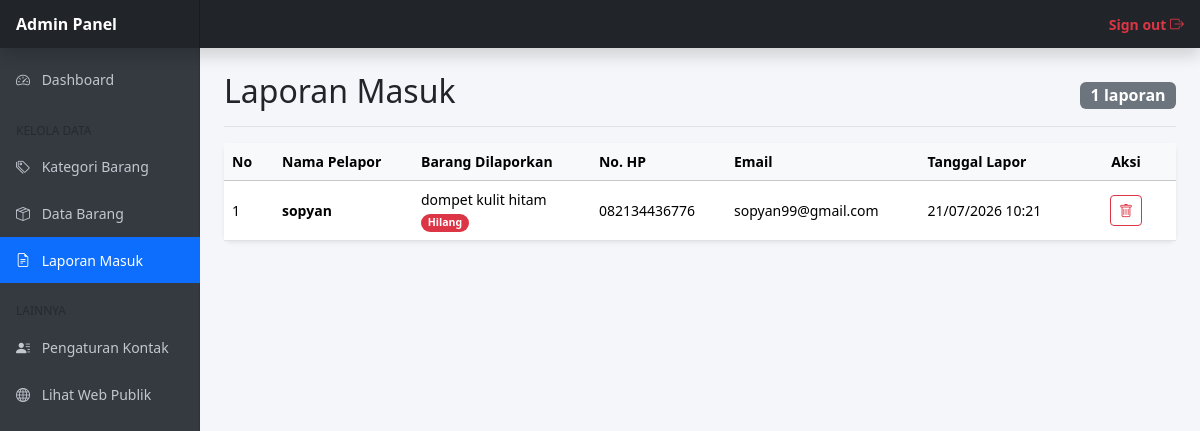
Before: /admin/laporan (signed in) with the older database file.
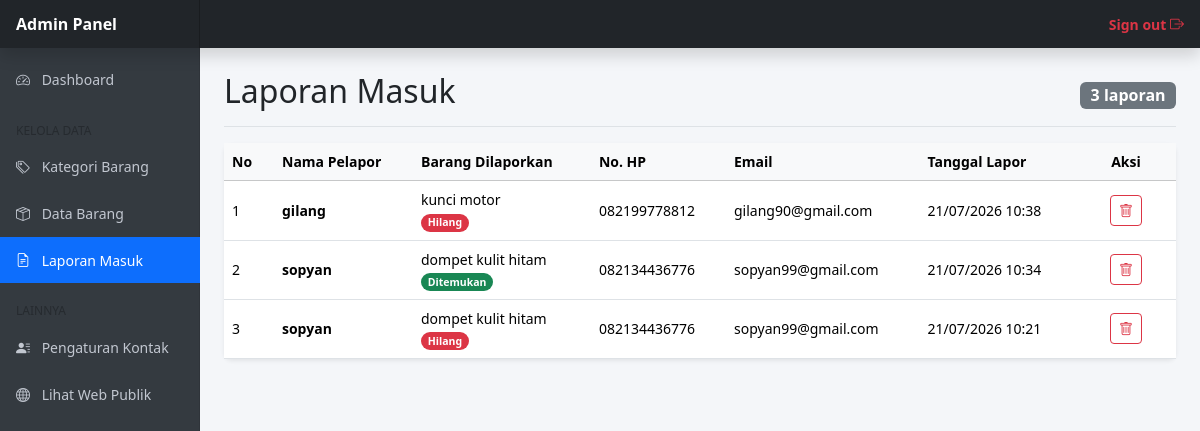
After: the same page with the newer database file.
### models/models.py (models this page shows)
class Laporan(db.Model):
    __tablename__ = 'laporan'
    id = db.Column(db.Integer, primary_key=True)
    barang_id = db.Column(db.Integer, db.ForeignKey('barang.id'), nullable=False)
    nama_pelapor = db.Column(db.String(150), nullable=False)
    email = db.Column(db.String(150))
    no_hp = db.Column(db.String(20), nullable=False)
    tanggal_lapor = db.Column(db.DateTime, default=datetime.utcnow)
    keterangan = db.Column(db.Text)

class Barang(db.Model):
    __tablename__ = 'barang'
    id = db.Column(db.Integer, primary_key=True)
    nama_barang = db.Column(db.String(200), nullable=False)
    kategori_id = db.Column(db.Integer, db.ForeignKey('kategori.id'), nullable=True)
    warna = db.Column(db.String(50))
    lokasi = db.Column(db.String(200), nullable=False)
    tanggal = db.Column(db.Date, nullable=False)
    deskripsi = db.Column(db.Text)
    status = db.Column(db.String(20), nullable=False) # 'Hilang' atau 'Ditemukan'
    foto = db.Column(db.String(255))
    laporan = db.relationship('Laporan', backref='barang', lazy=True, cascade="all, delete-orphan")

### routes/admin.py (the view)
@admin_bp.route('/laporan')
@login_required
def laporan():
    laporans = Laporan.query.order_by(Laporan.id.desc()).all()
    return render_template('admin/laporan.html', laporans=laporans)

### routes/admin.py (called while the page is built)
def login_required(f):
    from functools import wraps
    @wraps(f)
    def decorated_function(*args, **kwargs):
        if 'admin_id' not in session:
            flash('Silakan login terlebih dahulu.', 'warning')
            return redirect(url_for('admin.login'))
        return f(*args, **kwargs)
    return decorated_function

### templates/admin/laporan.html (shortened to what this page needs)
{% extends 'admin/admin_base.html' %}
{% block content %}
<div class="d-flex justify-content-between flex-wrap flex-md-nowrap align-items-center pb-2 mb-3 border-bottom">
    <h1 class="h2">Laporan Masuk</h1>
    <span class="badge bg-secondary fs-6">{{ laporans|length }} laporan</span>
</div>
<div class="card border-0 shadow-sm rounded-3">
    <div class="card-body p-0">
        <div class="table-responsive">
            <table class="table table-hover align-middle mb-0">
                <thead class="table-light">
                    <tr>
                        <th style="width: 50px;">No</th>
                        <th>Nama Pelapor</th>
                        <th>Barang Dilaporkan</th>
                        <th>No. HP</th>
                        <th>Email</th>
                        <th>Tanggal Lapor</th>
                        <th style="width: 100px;" class="text-center">Aksi</th>
                    </tr>
                </thead>
                <tbody>
                    {% if laporans %}
                        {% for lap in laporans %}
                        <tr>
                            <td>{{ loop.index }}</td>
                            <td class="fw-bold">{{ lap.nama_pelapor }}</td>
                            <td>
                                {% if lap.barang %}
                                    {{ lap.barang.nama_barang }}
                                    <br>
                                    {% if lap.barang.status == 'Hilang' %}
                                        <span class="badge bg-danger rounded-pill">Hilang</span>
                                    {% else %}
                                        <span class="badge bg-success rounded-pill">Ditemukan</span>
                                    {% endif %}
                                {% else %}
                                    <span class="text-muted">-</span>
                                {% endif %}
                            </td>
                            <td>{{ lap.no_hp }}</td>
                            <td>{{ lap.email or '-' }}</td>
                            <td>{{ lap.tanggal_lapor.strftime('%d/%m/%Y %H:%M') }}</td>
                            <td class="text-center">
                                <a href="{{ url_for('admin.laporan_hapus', id=lap.id) }}" class="btn btn-sm btn-outline-danger" onclick="return confirm('Yakin ingin menghapus laporan ini?')">
                                    <i class="bi bi-trash"></i>
                                </a>
                            </td>
                        </tr>
                        {% endfor %}
                    {% else %}
                        <tr>
                            <td colspan="7" class="text-center text-muted py-4">Belum ada laporan masuk.</td>
                        </tr>
                    {% endif %}
                </tbody>
            </table>
        </div>
    </div>
</div>
{% endblock %}

Changed rows visible on the page:
added Laporan: nama_pelapor "gilang", barang.nama_barang "kunci motor", shows "Hilang", no_hp "082199778812", email "gilang90@gmail.com", tanggal_lapor "21/07/2026 10:38"
added Laporan: nama_pelapor "sopyan", barang.nama_barang "dompet kulit hitam", shows "Ditemukan", no_hp "082134436776", email "sopyan99@gmail.com", tanggal_lapor "21/07/2026 10:34"
Other visible differences:
{{ laporans|length }}: "1" → "3"
